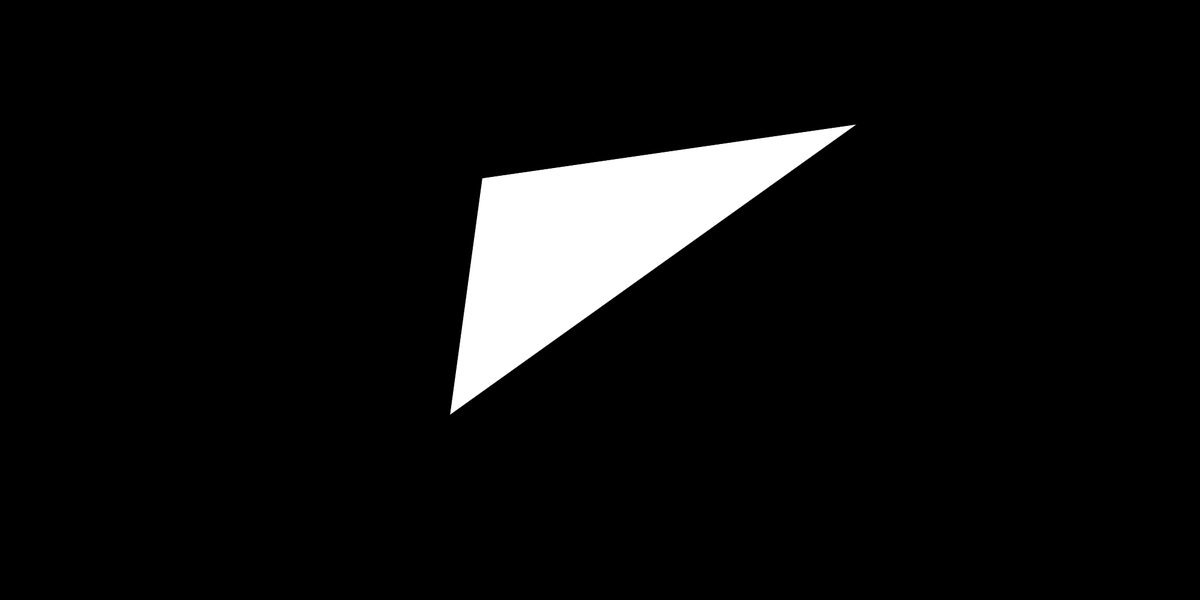
Frame 1 (no input)
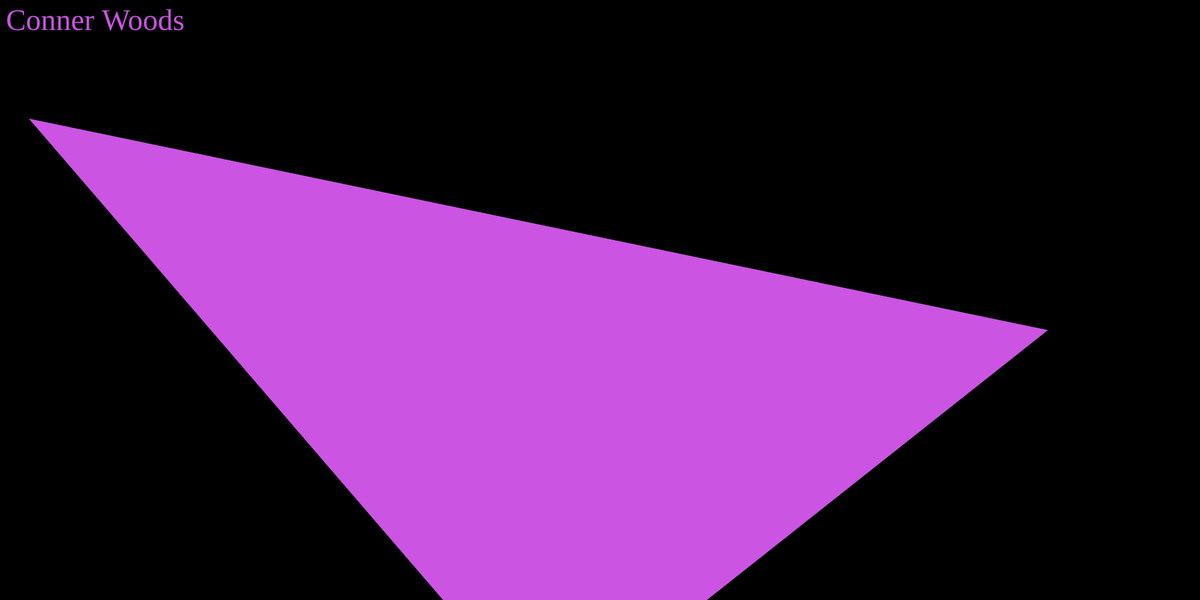
Frame 60 (no input)
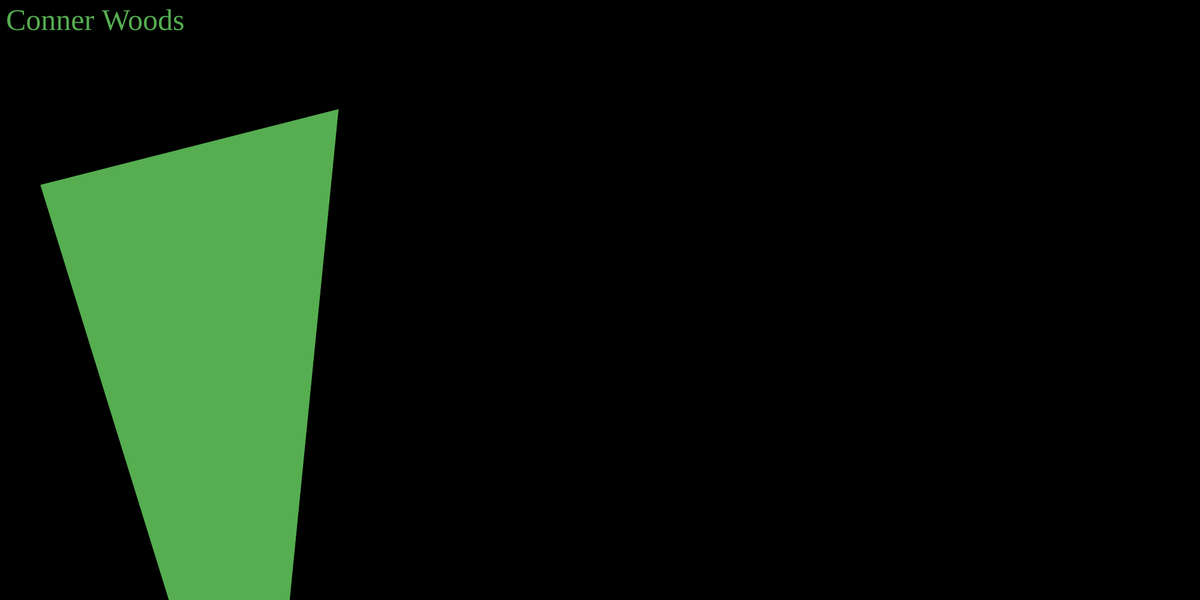
Frame 120 (the mouse pressed at the canvas centre since frame 60)

The p5.js sketch that drew these frames (run headless with seeded random() and noise() and a simulated clock; from frame 60 on, the mouse is pressed at the canvas centre):

// p5.js sketch
// ── sketch.js
// Project Title
// Your Name
// Date
//
// Extra for Experts:
// - describe what you did to take this project "above and beyond"


function setup() {
  createCanvas(2000, 1000);
  
}

function draw() {
  background(0,0,0);
  keyTyped();
  textSize(50);
  textFont("Georgia");
  text("Conner Woods", 10, 50);
  fill(random(255),random(255),random(255));
}

function keyTyped() {
  if (key === "a") {
    fill(random(255), random(255), random(255));
    rect(mouseX,mouseY, 150, 200);
  }
  if (key === "s"){
    fill(random(255), random(255), random(255));
    ellipse(mouseX,mouseY,300,200 );
  }
  if (key === "d"){
    fill(random(255), random(255), random(255));
    quad(mouseX, mouseY, mouseX - 25, mouseY + 25, mouseX, mouseY +50, mouseX +25, mouseY + 25);
  }
  if (key === " "){
    background(0);
  }
  triangle(random(0,2000), random(0,1000), random(0,1000), random(0,2000), random(0,1000), random(0,1000));
}
